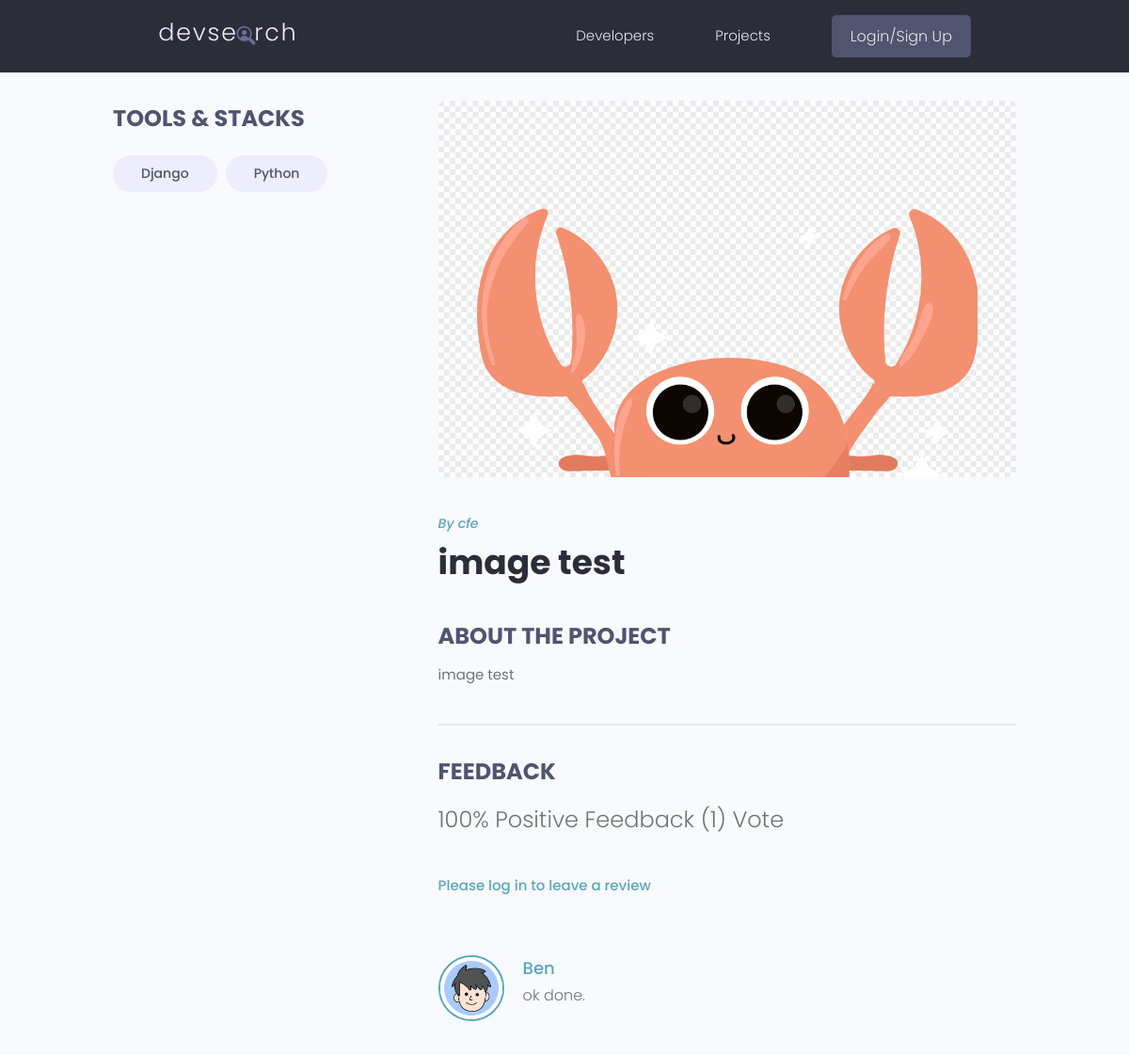
The page /projects/project/8694e67a-9315-4ae4-a183-7ba0f818ca8f on the database as committed earlier.
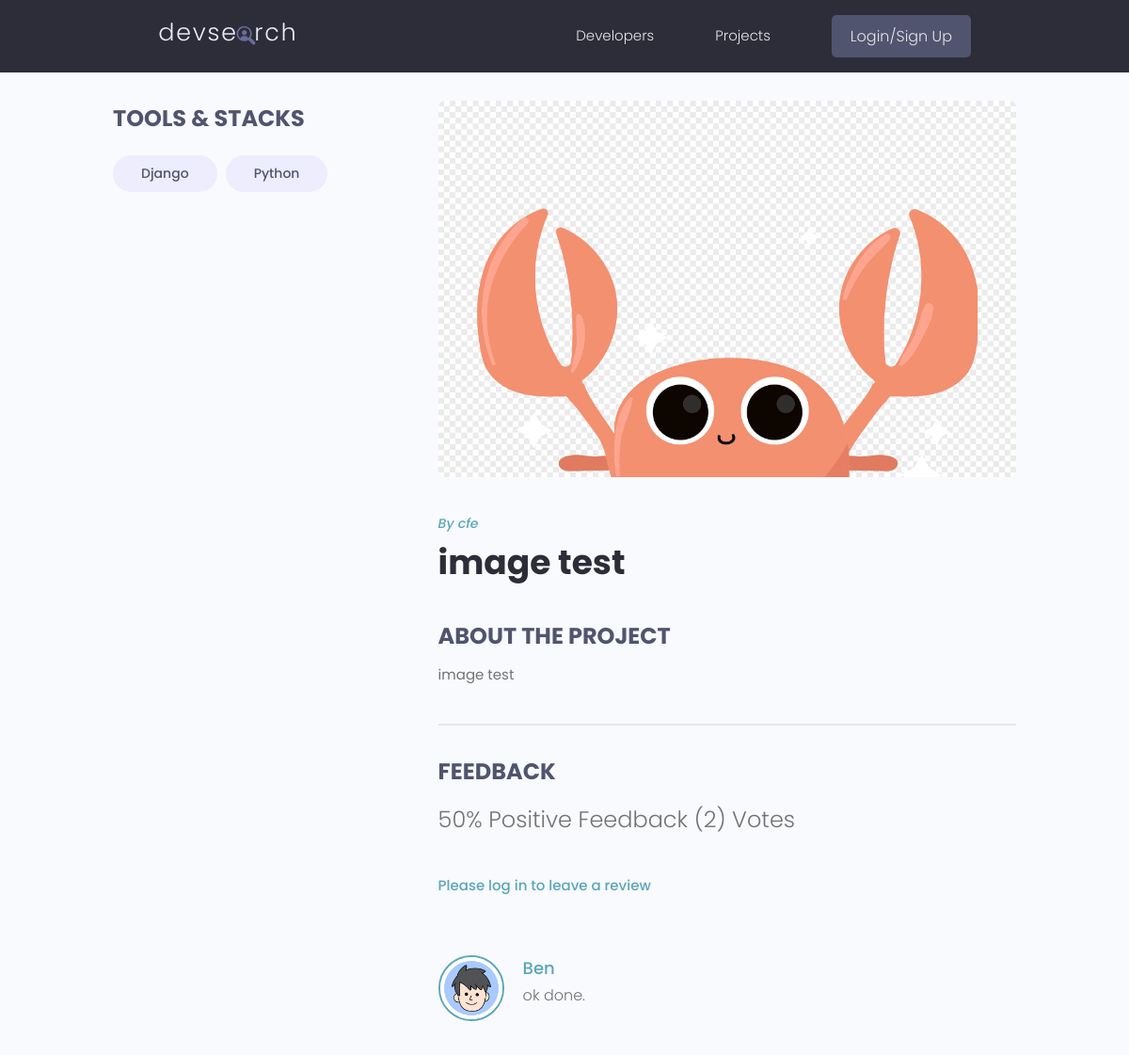
The same page on the database as committed later.
### projects/models.py (models this page shows, shortened)
class Project(models.Model):
    owner = models.ForeignKey(Profile, null=True, blank=True, on_delete=models.CASCADE)
    title = models.CharField(max_length=200)
    description = models.TextField(null=True, blank=True)
    featured_image = models.ImageField(null=True, blank=True, default="default.jpg")
    demo_link = models.CharField(max_length=2000, null=True, blank=True)
    source_link = models.CharField(max_length=2000, null=True, blank=True)
    tags = models.ManyToManyField('Tag',blank=True)
    vote_total = models.IntegerField(default=0, null=True, blank=True)
    vote_ratio = models.IntegerField(default=0, null=True, blank=True)
    created = models.DateTimeField(auto_now_add=True)
    id = models.UUIDField(default=uuid.uuid4, unique=True, primary_key=True, editable=False)
    class Meta:
        ordering = ['-vote_ratio', '-vote_total']
    @property
    def imageURL(self):
        try:
            url = self.featured_image.url
        except:
            url = ""
        return url
    @property
    def reviewers(self):
        queryset = self.review_set.all().values_list('owner__id', flat=True)
        return queryset

### users/models.py (models this page shows, shortened)
class Profile(models.Model):
    user = models.OneToOneField(User, on_delete=models.CASCADE, null=True, blank=True)
    name = models.CharField(max_length=200,null=True, blank=True)
    email = models.EmailField(max_length=500, blank=True, null=True)
    username = models.CharField(max_length=200,null=True, blank=True)
    location = models.CharField(max_length=200,null=True, blank=True)
    short_intro = models.CharField(max_length=200,null=True, blank=True)
    bio = models.TextField(null=True, blank=True)
    profile_image = models.ImageField(null=True, blank=True, upload_to='profiles/', default="profiles/user-default.png" )
    social_github = models.CharField(max_length=200,null=True, blank=True)
    social_twitter = models.CharField(max_length=200,null=True, blank=True)
    social_linkedin = models.CharField(max_length=200,null=True, blank=True)
    social_youtube = models.CharField(max_length=200,null=True, blank=True)
    social_website = models.CharField(max_length=200,null=True, blank=True)
    id = models.UUIDField(default=uuid.uuid4, unique=True, primary_key=True, editable=False)
    created = models.DateTimeField(auto_now_add=True)
    class Meta:
        ordering = ['created']
    @property
    def imageURL(self):
        try:
            url = self.profile_image.url
        except:
            url = ""
        return url

### projects/views.py (the view, shortened to what this page needs)
# urls.py: path('project/<str:pk>', views.project, name="project"),
def project(request, pk):
    projectObj = Project.objects.get(id=pk)
    form = ReviewForm()
    context = {'project': projectObj, 'form': form}
    return render(request, 'projects/single-project.html', context)

### projects/models.py (called while the page is built)
    def __str__(self) -> str:
        return self.name

### projects/templates/projects/single-project.html (shortened to what this page needs)
{% extends "main.html" %}
{% block content %}
<main class="singleProject my-md">
    <div class="container">
      <div class="layout">
        <div class="column column--1of3">
          <h3 class="singleProject__subtitle">Tools & Stacks</h3>
          <div class="singleProject__toolStack">
            {% for tag in project.tags.all %}
            <span class="tag tag--pill tag--sub tag--lg">
              <small>{{ tag }}</small>
            </span>
            {% endfor %}
          </div>
        </div>
        <div class="column column--2of3">
          <img class="singleProject__preview" src="{{ project.imageURL }}" alt="portfolio thumbnail" />
          {% if project.owner %}
          <a class="project__author" href="{% url 'user-profile' project.owner.id %}">By {{ project.owner.name }}</a>
          {% else %}
            <span class="project__author">By Unknown</span>
          {% endif %}
          <h2 class="singleProject__title">{{ project.title}}</h2>
          <h3 class="singleProject__subtitle">About the Project</h3>
          <div class="singleProject__info">
            {{ project.description }}
          </div>
          <div class="comments">
            <h3 class="singleProject__subtitle">Feedback</h3>
            <h5 class="project--rating">
              {{ project.vote_ratio }}% Positive Feedback ({{ project.vote_total}}) Vote{{ project.vote_total|pluralize:"s"}}
            </h5>
            {% if  request.user.profile.id in project.reviewers %}
            <p>Your have already submitted your review for this project</p>
            {% elif request.user.profile == project.owner %}
            <p>Your cannot review your own work</p>
            {% else %}
            <a href="{% url 'login' %}?next={{ request.path }}">Please log in to leave a review</a>
            {% endif %}
            <div class="commentList">
              {% for review in project.review_set.all %}
              {% if review.body %}
              <div class="comment">
                <a href="{{ review.owner.imageURL }}">
                  <img class="avatar avatar--md" src="{{ review.owner.imageURL }}" alt="user" />
                </a>
                <div class="comment__details">
                  <a href="{% url 'user-profile' review.owner.id %}" class="comment__author">{{ review.owner.name }}</a>
                  <p class="comment__info">{{ review.body|linebreaks }}</p>
                </div>
              </div>
              {% endif %}
              {% endfor %}
            </div>
          </div>
        </div>
      </div>
    </div>
  </main>
{% endblock content %}

Rows that differ between the two databases and show on the page:
changed Project "image test": vote_ratio "100" → "50"; vote_total "1" → "2"
